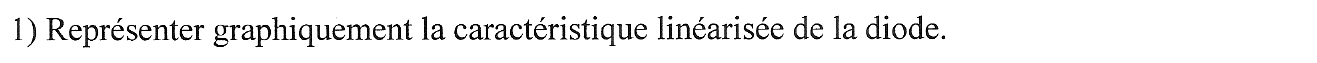
#> input picture matieres/eana1-composants-circuits-commutation/annales/sujets/2013-2014-partiel-ex1-q1.png, 1317 x 63 px, given in place of 2022-2023-partiel-p1.jpg, which was not available
$ python 2022-2023-partiel-decoupe.py
#> lines starting #> are read from the running program, lines starting #| are printed output that depends on the picture; after the words box and inside, x2 and y2 are one past the last pixel; in counts of white or black regions, pixels touching at a corner belong together
#!/usr/bin/env python3
"""Découpe du partiel EA 205 (EANA1) du 3 janvier 2023 en images (une par
exercice et une par question ou sous-question).

Source : sources/eana1/annales/2022-2023-partiel-p1.jpg et -p2.jpg (photos 4032 x 3024,
orientation EXIF « 90° »). Chaque photo est remise droite (EXIF), réduite à 1500 x 2000 px,
redressée par une transformation perspective, aplanie (division par une estimation de
l'éclairage), puis découpée. Quadrilatères de référence (COINS), qui sont des rectangles
sur le papier : page 1, bords gauche et droit du cadre d'en-tête prolongés, bord haut du
cadre et fil horizontal du schéma de l'exercice II ; page 2, bords gauche et droit de la
feuille, ligne de base « Avec T1 = 10 ms… » et bord bas de la feuille. Hauteur des
rectangles cibles choisie pour conserver les proportions des caractères (estimation).
Le soulignement ondulé de « Vout(t) » (exercice I) est imprimé : conservé. Aucune
annotation manuscrite. Sous-questions a), b)… des exercices I et II : exN-qa, exN-qb… ;
questions numérotées de l'exercice III : ex3-q1… Largeurs uniformisées à la fin.

Usage (depuis la racine du projet Bristol) :
    python3 matieres/eana1-composants-circuits-commutation/annales/sujets/2022-2023-partiel-decoupe.py [racine] [dossier_sortie]
Dépendances : Pillow, numpy.
"""
import os, sys
import numpy as np
from PIL import Image, ImageDraw, ImageFilter, ImageOps

RACINE = sys.argv[1] if len(sys.argv) > 1 else '.'
SORTIE = sys.argv[2] if len(sys.argv) > 2 else os.path.dirname(os.path.abspath(__file__))
JPG = os.path.join(RACINE, 'sources/eana1/annales/2022-2023-partiel-p{}.jpg')
NOM = '2022-2023-partiel'
MARGE = 15
LARGEUR_MAX = 1400

# Coins des rectangles de référence dans la photo réduite (haut gauche, haut droit,
# bas gauche, bas droit) et leur position après redressement (image 1500 x 2000).
COINS = {1: [(152, 72), (1313, 113), (10.8, 1210.7), (1411.9, 1216.3)],
         2: [(141.7, 348.2), (1397, 344.3), (-18.6, 1805.9), (1533, 1855)]}
CIBLES = {1: [(150, 60), (1400, 60), (150, 1160), (1400, 1160)],
          2: [(130, 330), (1330, 330), (130, 1590), (1330, 1590)]}

# (fichier, [(page, (x0, y0, x1, y1)), ...]) ; coordonnées dans l'image redressée.
# Zones blanchies dans l'image redressée, page 1 : ombre du bord gauche de la feuille ;
# bas de parenthèses des lignes a) et d) de l'exercice II, visibles en haut des découpes b) et e).
BLANC = {1: [(0, 1100, 205, 2000), (540, 1374, 1100, 1387), (540, 1460, 1100, 1472)], 2: []}

BOITES = [
    ('ex1',    [(1, (150, 340, 1400, 738))]),
    ('ex1-qa', [(1, (150, 743, 1400, 772))]),
    ('ex1-qb', [(1, (150, 772, 1400, 798))]),
    ('ex1-qc', [(1, (150, 798, 1400, 828))]),
    ('ex1-qd', [(1, (150, 829, 1400, 859))]),
    ('ex1-qe', [(1, (150, 860, 1400, 886))]),
    ('ex1-qf', [(1, (150, 887, 1400, 915))]),
    ('ex2',    [(1, (150, 938, 1400, 1332))]),
    ('ex2-qa', [(1, (150, 1345, 1400, 1374))]),
    ('ex2-qb', [(1, (150, 1375, 1400, 1403))]),
    ('ex2-qc', [(1, (150, 1404, 1400, 1431))]),
    ('ex2-qd', [(1, (150, 1432, 1400, 1460))]),
    ('ex2-qe', [(1, (150, 1461, 1400, 1492))]),
    ('ex3',    [(2, (185, 55, 1300, 340))]),
    ('ex3-q1', [(2, (185, 358, 1300, 486))]),
    ('ex3-q2', [(2, (185, 486, 1300, 610))]),
    ('ex3-q3', [(2, (185, 610, 1300, 808))]),
    ('ex3-q4', [(2, (185, 808, 1300, 905))]),
    ('ex3-q5', [(2, (185, 905, 1300, 930))]),
    ('ex3-q6', [(2, (185, 930, 1300, 954))]),
    ('ex3-q7', [(2, (185, 954, 1300, 978))]),
    ('ex3-q8', [(2, (185, 978, 1300, 1335))]),
    ('ex3-q9', [(2, (185, 1368, 1300, 1398))]),
    ('ex3-q10', [(2, (185, 1398, 1300, 1428))]),
]


def coeffs(cibles, coins):
    """Coefficients de Image.PERSPECTIVE (point de sortie -> point d'entrée)."""
    A, b = [], []
    for (x, y), (u, v) in zip(cibles, coins):
        A.append([x, y, 1, 0, 0, 0, -u * x, -u * y]); b.append(u)
        A.append([0, 0, 0, x, y, 1, -v * x, -v * y]); b.append(v)
    return np.linalg.solve(np.array(A, float), np.array(b, float)).tolist()


def photo(page):
#> called with page = 1
    im = ImageOps.exif_transpose(Image.open(JPG.format(page))).convert('RGB')
#> im is the input picture: PIL image 1317x63 RGB; min 0, max 255, mean 239.2
    im = im.resize((1500, 2000), Image.LANCZOS)
#> im: PIL image 1500x2000 RGB
    return im.transform((1500, 2000), Image.PERSPECTIVE, coeffs(CIBLES[page], COINS[page]),
                        Image.BICUBIC, fillcolor=(255, 255, 255))


def aplanir(im):
    """Fond blanc uniforme, encre bleue effacée, niveaux de gris contrastés."""
    rgb = np.asarray(im, float)
    R, G, B = rgb[..., 0], rgb[..., 1], rgb[..., 2]
    gris = 0.299 * R + 0.587 * G + 0.114 * B
    g = Image.fromarray(gris.clip(0, 255).astype(np.uint8))
    # Fond estimé sur une image réduite 4 fois (fenêtre max de 60 px à pleine échelle).
    petit = g.resize((g.width // 4, g.height // 4), Image.BILINEAR)
    petit = petit.filter(ImageFilter.MaxFilter(15)).filter(ImageFilter.GaussianBlur(8))
    fond = np.asarray(petit.resize(g.size, Image.BILINEAR), float)
    a = gris / np.maximum(fond, 1)
    a = np.clip((a - 0.45) / (0.82 - 0.45), 0, 1) ** 1.3
    return Image.fromarray((a * 255).astype(np.uint8))
#> returned value: PIL image 1500x2000 L


def nettoyer_haut(im, seuil=160):
    """Blanchit les traits qui touchent le bord haut de la découpe : ce sont les bas
    de caractères (parenthèses, jambages) de la ligne précédente, les lignes du sujet
    étant très serrées. Les boîtes des questions sont placées pour que leur propre
    texte ne touche pas ce bord."""
    a = np.asarray(im)
    b = Image.fromarray(np.where(a < seuil, 0, 255).astype(np.uint8))
    for x in np.where(a[0] < seuil)[0]:
        if b.getpixel((int(x), 0)) == 0:
            ImageDraw.floodfill(b, (int(x), 0), 128)
    out = a.copy()
    out[np.asarray(b) == 128] = 255
    return Image.fromarray(out)


def rogner(im, seuil=160, min_px=2):
    a = np.asarray(im) < seuil
    lignes = np.where(a.sum(axis=1) >= min_px)[0]
    cols = np.where(a.sum(axis=0) >= min_px)[0]
    serre = im.crop((cols[0], lignes[0], cols[-1] + 1, lignes[-1] + 1))
    out = Image.new('L', (serre.width + 2 * MARGE, serre.height + 2 * MARGE), 255)
    out.paste(serre, (MARGE, MARGE))
    return out


def empiler(ims):
    w = max(i.width for i in ims)
    out = Image.new('L', (w, sum(i.height for i in ims)), 255)
    y = 0
    for i in ims:
        out.paste(i, (0, y)); y += i.height
    return out


def main():
    os.makedirs(SORTIE, exist_ok=True)
    ims = {}
    pages = {p: aplanir(photo(p)) for p in (1, 2)}
#> call 2 of photo, with page = 2
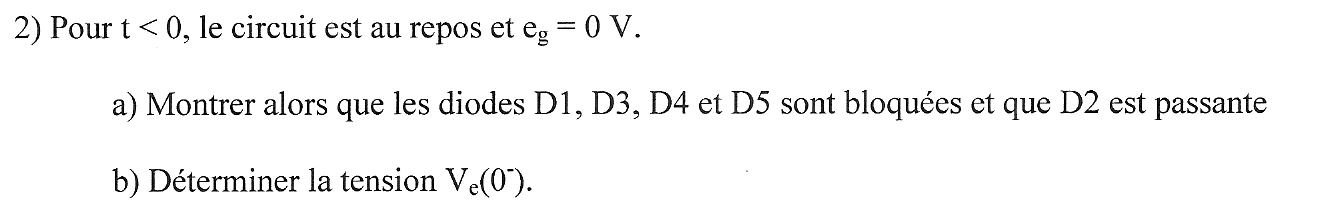
#> input picture matieres/eana1-composants-circuits-commutation/annales/sujets/2013-2014-partiel-ex1-q2.png, 1317 x 213 px, given in place of 2022-2023-partiel-p2.jpg, which was not available
#> in photo, im is the input picture: PIL image 1317x213 RGB; min 0, max 255, mean 245.2
#> in photo (call 2), `im = im.resize((1500, 2000), Image.LANCZOS)`:
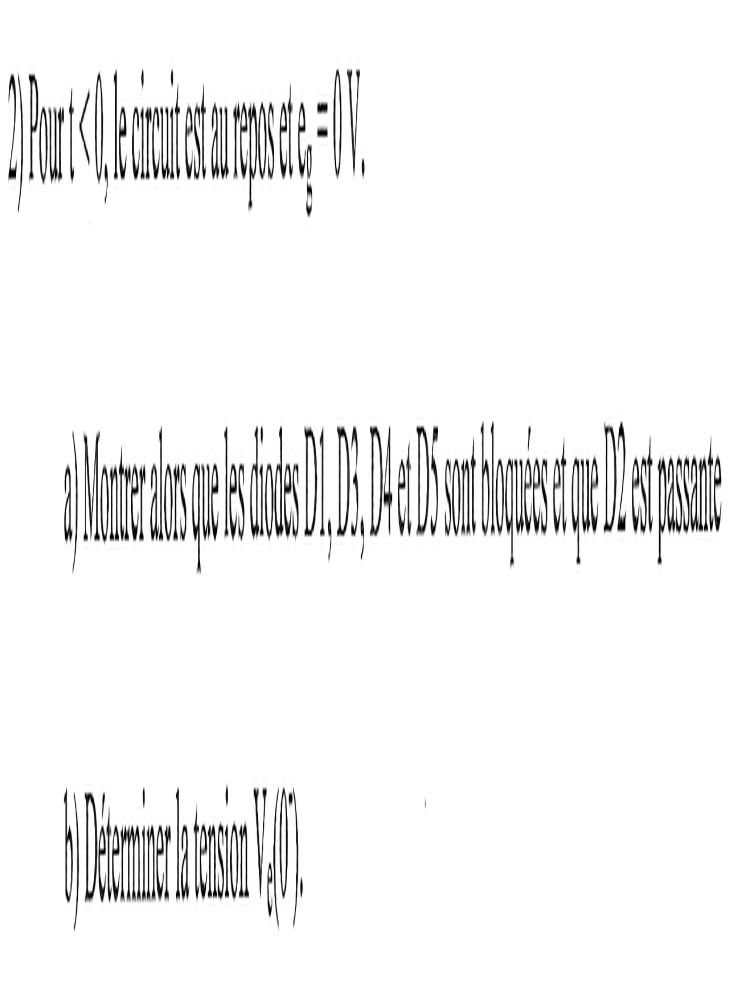
#> im: PIL image 1500x2000 RGB (shown at 1/2 size); min 0, max 255, mean 244.9
#> in aplanir (call 2), `petit = g.resize((g.width // 4, g.height // 4), Image.BILINEAR)`:
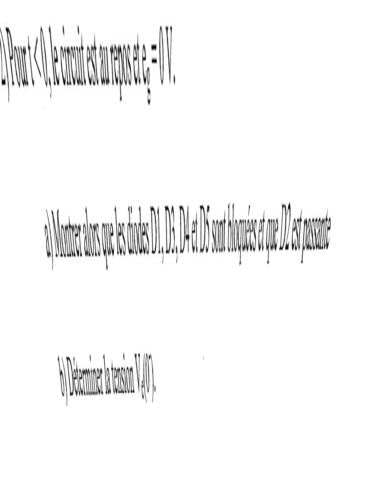
#> petit: PIL image 375x500 L; min 0, max 255, mean 246.9
#> in aplanir (call 2), `a = np.clip((a - 0.45) / (0.82 - 0.45), 0, 1) ** 1.3`:
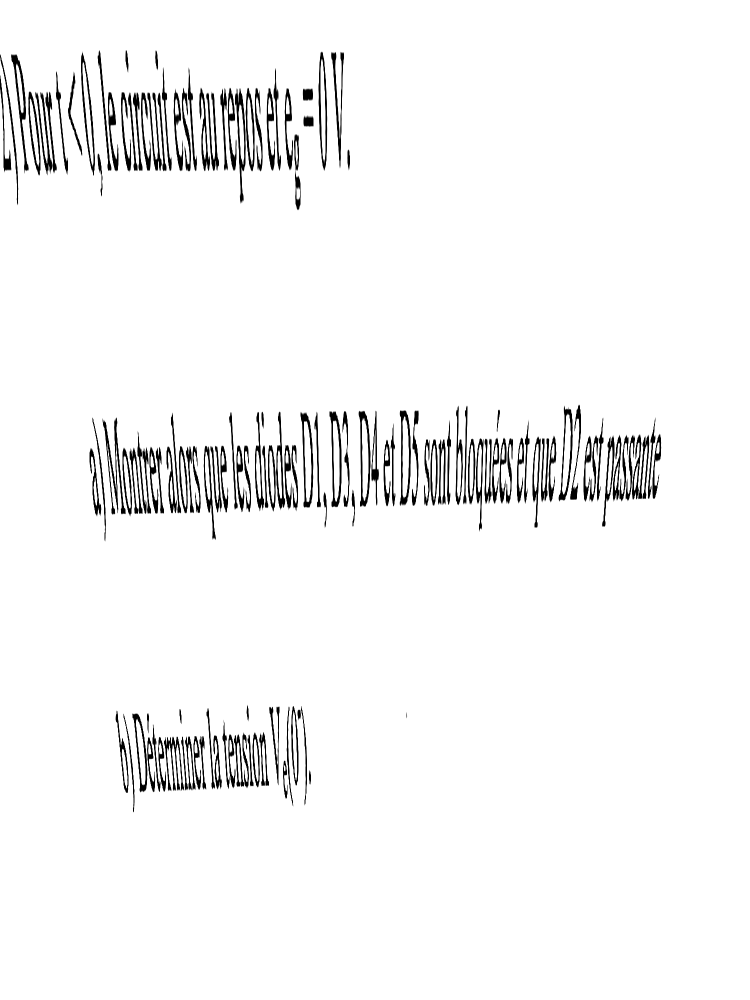
#> a: shape (2000, 1500) float64 (shown at 1/2 size); min 0, max 1, mean 0.963
#> pages = 2 items
    for p, zones in BLANC.items():
        for z in zones:
            pages[p].paste(255, z)
    for nom, morceaux in BOITES:
        parts = [rogner(nettoyer_haut(pages[p].crop(b)) if '-q' in nom else pages[p].crop(b))
                 for p, b in morceaux]
        ims[nom] = empiler(parts) if len(parts) > 1 else parts[0]
#> this loop made 11 passes
#> pass 1, in rogner, `a = np.asarray(im) < seuil`:
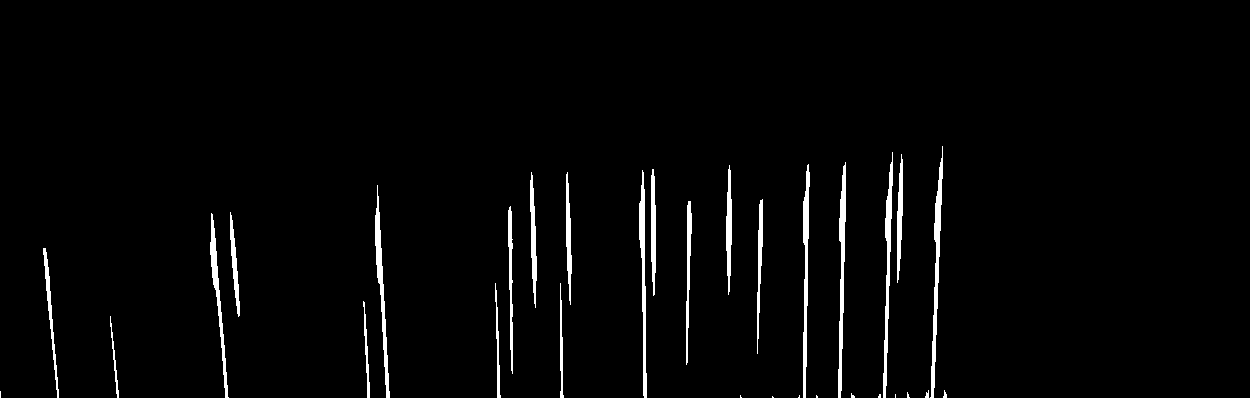
#> a: shape (398, 1250) bool; 2.5% white; 32 white regions (9 under 20 px), largest, box (x1, y1, x2, y2) and area: (930, 146, 943, 398) 1028, (838, 162, 846, 398) 969, (883, 152, 893, 398) 927
#> pass 1, in rogner, `serre = im.crop((cols[0], lignes[0], cols[-1] + 1, lignes[-1] + 1))`:
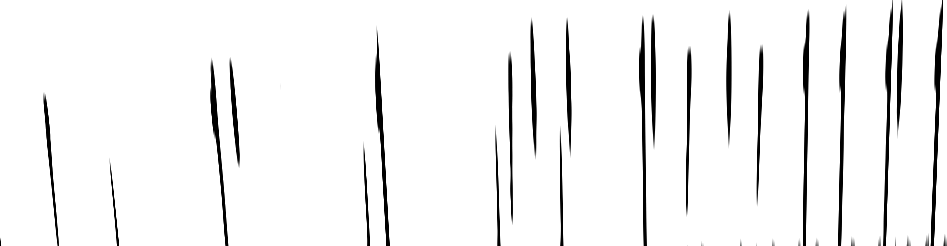
#> serre: PIL image 947x246 L; min 0, max 255, mean 242.2
#> pass 2, in nettoyer_haut, `b = Image.fromarray(np.where(a < seuil, 0, 255).astype(np.uint8))`:
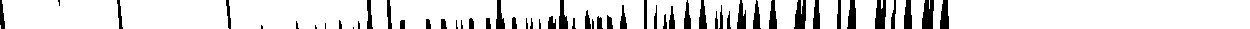
#> b: PIL image 1250x29 L; 87% white; 54 black regions (12 under 20 px), largest, box (x1, y1, x2, y2) and area: (922, 0, 934, 29) 288, (794, 0, 806, 29) 267, (875, 0, 886, 29) 264
#> after the loop, ims = 10 items
    wmax = min(LARGEUR_MAX, max(i.width for i in ims.values()))
    for nom, im in ims.items():
        if im.width > LARGEUR_MAX:
            im = im.resize((LARGEUR_MAX, round(im.height * LARGEUR_MAX / im.width)), Image.LANCZOS)
        fond = Image.new('L', (wmax, im.height), 255)
        fond.paste(im, (0, 0))
        chemin = os.path.join(SORTIE, f'{NOM}-{nom}.png')
        fond.quantize(colors=16, dither=Image.Dither.NONE).save(chemin, optimize=True)
        print(chemin, fond.size, os.path.getsize(chemin), 'octets')


if __name__ == '__main__':
#> (the run stopped early here; a loop or call above may not have finished)
